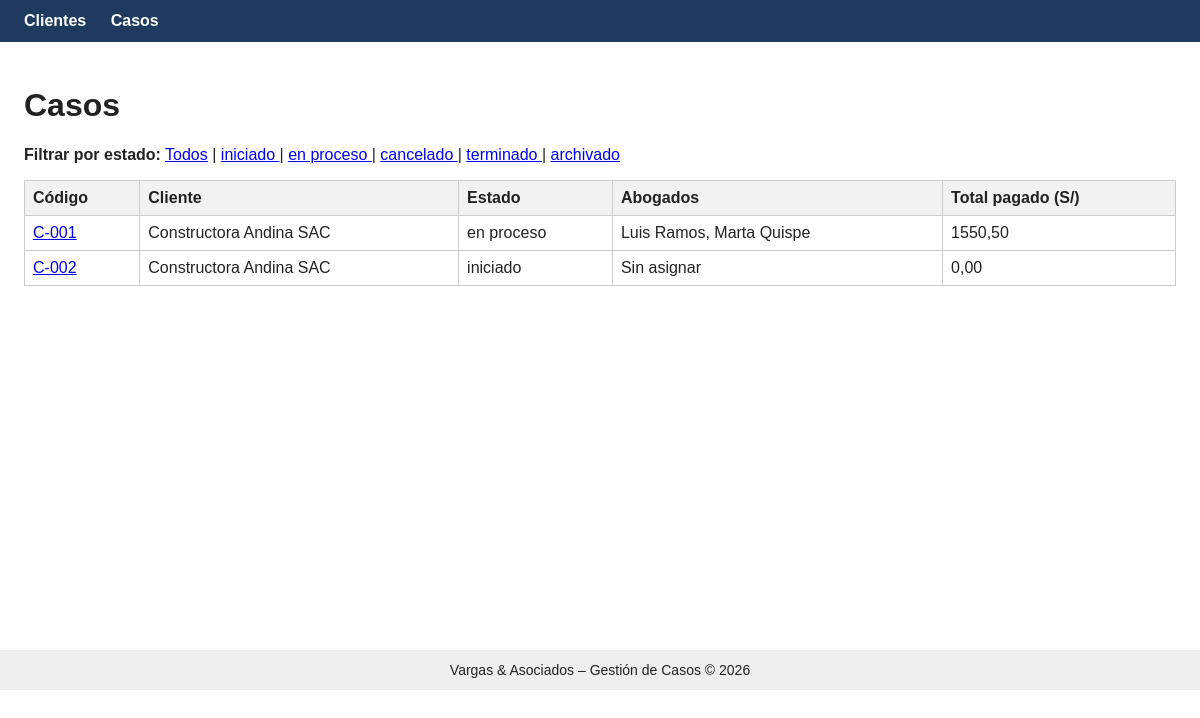
Page /casos/ on the earlier database version.
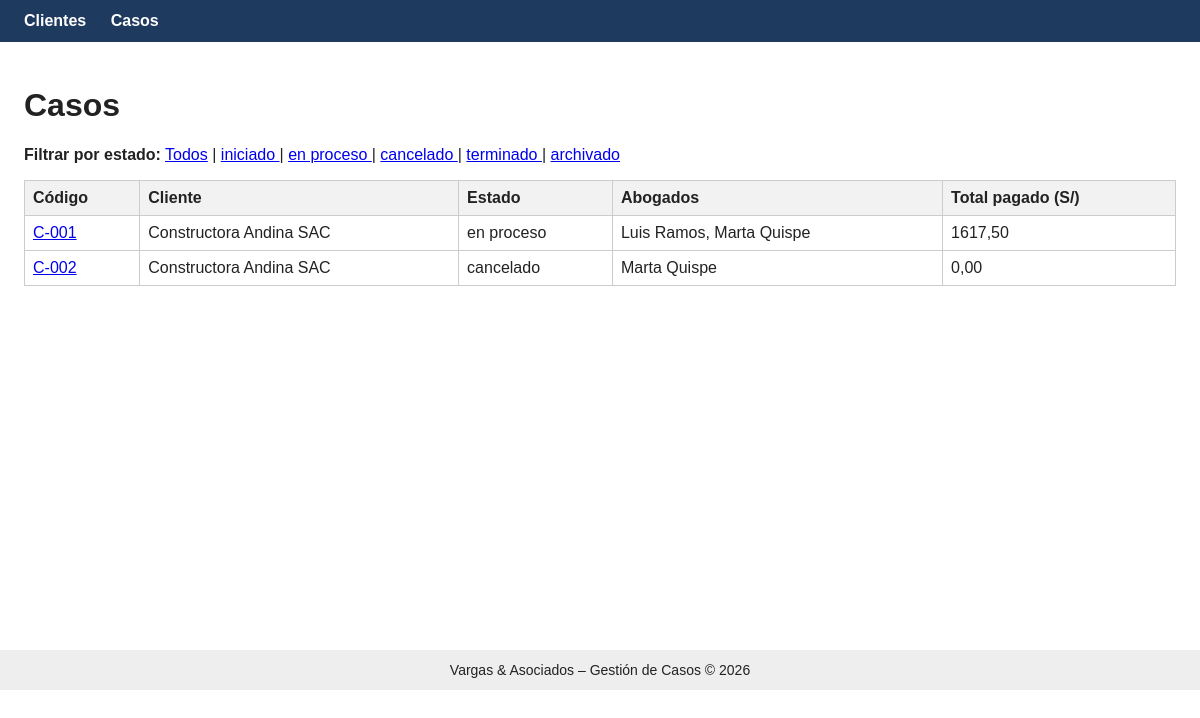
Same page on the later database version.
### casos/models.py (models this page shows, shortened)
class EstadoCaso(models.Model):
    nombre = models.CharField(max_length=50, unique=True)
    permite_pagos = models.BooleanField(default=False)

class Caso(models.Model):
    codigo = models.CharField(max_length=20, unique=True)
    titulo = models.CharField(max_length=200)
    descripcion = models.TextField(blank=True)
    fecha_inicio = models.DateField()
    cliente = models.ForeignKey(
        Cliente, on_delete=models.PROTECT, related_name="casos"
    )
    estado = models.ForeignKey(
        EstadoCaso, on_delete=models.PROTECT, related_name="casos"
    )
    abogados = models.ManyToManyField(
        settings.AUTH_USER_MODEL, related_name="casos_asignados"
    )
    def total_pagado(self):
        total = self.pagos.aggregate(total=Sum("monto"))["total"]
        return total or Decimal("0")

class Cliente(models.Model):
    nombres = models.CharField(max_length=150)
    documento = models.CharField("DNI o RUC", max_length=11, unique=True)
    telefono = models.CharField(max_length=20, blank=True)
    correo = models.EmailField(blank=True)

### casos/views.py (the view)
# urls.py: path("casos/", views.lista_casos, name="lista_casos"),
def lista_casos(request):
    casos = (
        Caso.objects.select_related("cliente", "estado")
        .prefetch_related("abogados")
        .order_by("codigo")
    )
    estado_id = None
    guardar_cookie = False
    borrar_cookie = False
    if "estado" in request.GET:
        valor = request.GET["estado"]
        if valor.isdigit():
            estado_id = int(valor)
            guardar_cookie = True
        else:
            borrar_cookie = True          # ?estado= vacío = ver todos
    else:
        valor = request.COOKIES.get("ultimo_estado", "")
        if valor.isdigit():
            estado_id = int(valor)        # aplica el último estado consultado
    if estado_id is not None:
        casos = casos.filter(estado_id=estado_id)
    response = render(
        request,
        "casos/lista_casos.html",
        {
            "casos": casos,
            "estados": EstadoCaso.objects.all(),
            "estado_actual": estado_id,
        },
    )
    if guardar_cookie:
        response.set_cookie("ultimo_estado", str(estado_id), max_age=60 * 60 * 24 * 30)
    elif borrar_cookie:
        response.delete_cookie("ultimo_estado")
    return response

### casos/templates/casos/lista_casos.html (shortened to what this page needs)
{% extends "casos/base.html" %}
{% block contenido %}
<h1>Casos</h1>
<p>
  <strong>Filtrar por estado:</strong>
  <a href="{% url 'casos:lista_casos' %}?estado=">Todos</a>
  {% for e in estados %}
    | <a href="{% url 'casos:lista_casos' %}?estado={{ e.id }}">
        {% if e.id == estado_actual %}<strong>{{ e.nombre }}</strong>{% else %}{{ e.nombre }}{% endif %}
      </a>
  {% endfor %}
</p>
<table>
  <tr>
    <th>Código</th><th>Cliente</th><th>Estado</th>
    <th>Abogados</th><th>Total pagado (S/)</th>
  </tr>
  {% for caso in casos %}
  <tr>
    <td><a href="{% url 'casos:detalle_caso' caso.id %}">{{ caso.codigo }}</a></td>
    <td>{{ caso.cliente.nombres }}</td>
    <td>{{ caso.estado.nombre }}</td>
    <td>
      {% for a in caso.abogados.all %}
        {{ a.get_full_name|default:a.username }}{% if not forloop.last %}, {% endif %}
      {% empty %}
        Sin asignar
      {% endfor %}
    </td>
    <td>{{ caso.total_pagado|floatformat:2 }}</td>
  </tr>
  {% empty %}
  <tr><td colspan="5">No hay casos registrados.</td></tr>
  {% endfor %}
</table>
{% endblock %}

Differences in the rows shown:
computed for Caso "en proceso": total_pagado "1550,50" → "1617,50"
changed Caso: estado.nombre "iniciado" → "cancelado"; gains auth_user (get_full_name "Marta Quispe"); no longer shows "Sin asignar"
